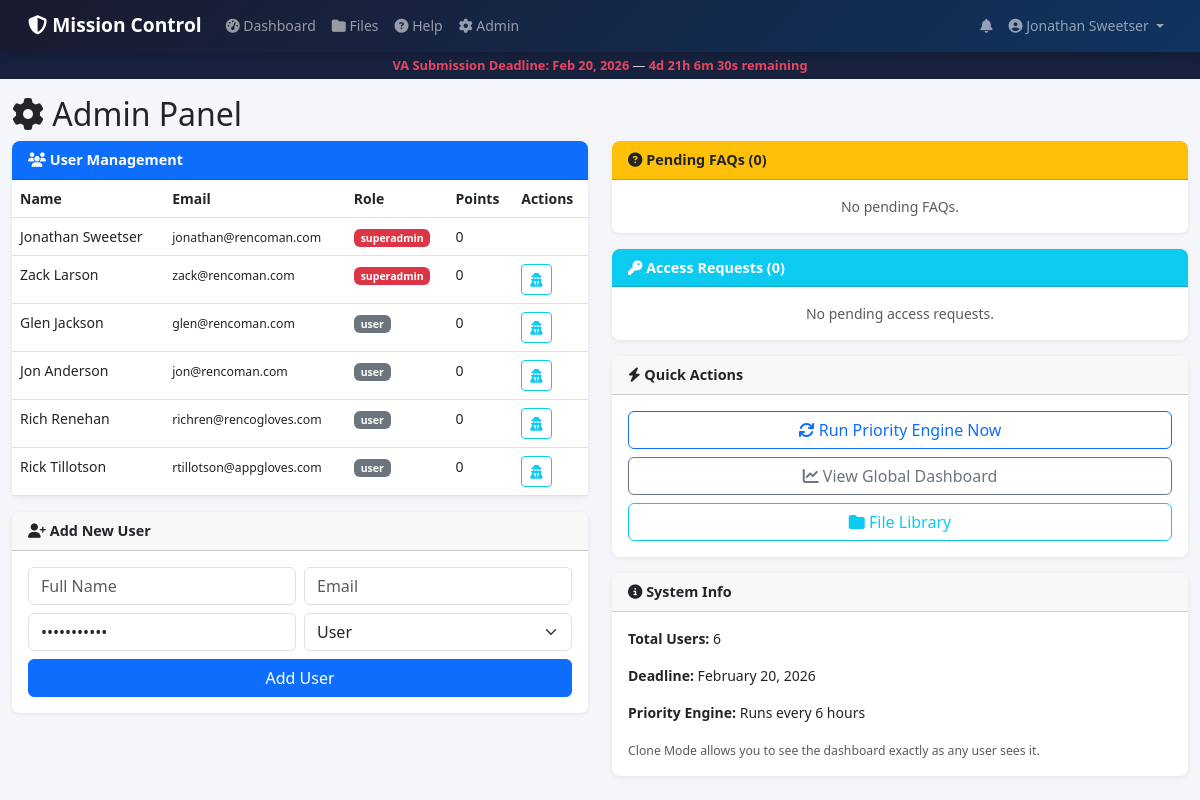
The page /admin (signed in) on the database its author committed.
### models.py (models this page shows, shortened)
class User(UserMixin, db.Model):
    __tablename__ = 'users'
    id = db.Column(db.Integer, primary_key=True)
    email = db.Column(db.String(120), unique=True, nullable=False)
    password_hash = db.Column(db.String(256), nullable=False)
    name = db.Column(db.String(100), nullable=False)
    role = db.Column(db.String(20), default='user')  # 'superadmin' or 'user'
    character_class = db.Column(db.String(50), nullable=True)
    character_title = db.Column(db.String(100), nullable=True)
    special_ability = db.Column(db.String(200), nullable=True)
    points = db.Column(db.Integer, default=0)
    level = db.Column(db.Integer, default=1)
    streak_days = db.Column(db.Integer, default=0)
    last_active_date = db.Column(db.String(10), nullable=True)
    first_login_complete = db.Column(db.Boolean, default=False)
    created_at = db.Column(db.DateTime, default=lambda: datetime.now(timezone.utc))
    tasks = db.relationship('Task', backref='owner', lazy=True, foreign_keys='Task.owner_id')
    comments = db.relationship('Comment', backref='author', lazy=True)
    notifications = db.relationship('Notification', backref='user', lazy=True)
    points_log = db.relationship('PointsLog', backref='user', lazy=True)
    @property
    def is_superadmin(self):
        return self.role == 'superadmin'

### app.py (the view)
@app.route('/admin')
@login_required
@superadmin_required
def admin_panel():
    users = User.query.all()
    pending_faqs = FAQ.query.filter_by(approved=False).all()
    access_requests = AccessRequest.query.filter_by(status='pending').all()
    return render_template('admin.html', users=users,
                    pending_faqs=pending_faqs,
                    access_requests=access_requests)

### app.py (called while the page is built)
@login_manager.user_loader
def load_user(user_id):
    return User.query.get(int(user_id))

def superadmin_required(f):
    @wraps(f)
    def decorated_function(*args, **kwargs):
        acting_user = get_acting_user()
        if not acting_user.is_superadmin:
            abort(403)
        return f(*args, **kwargs)
    return decorated_function

def get_acting_user():
    clone_id = session.get('clone_user_id')
    if clone_id and current_user.is_superadmin:
        cloned = User.query.get(clone_id)
        if cloned:
            return cloned
    return current_user

@app.context_processor
def inject_globals():
    if current_user.is_authenticated:
        unread_count = Notification.query.filter_by(user_id=current_user.id, read=False).count()
        acting = get_acting_user()
        is_cloning = session.get('clone_user_id') is not None and current_user.is_superadmin
        active_announcements = Announcement.query.filter_by(active=True).order_by(
            Announcement.created_at.desc()).limit(3).all()
        return {
            'unread_count': unread_count,
            'acting_user': acting,
            'is_cloning': is_cloning,
            'announcements': active_announcements,
            'character_classes': CHARACTER_CLASSES,
            'deadline': datetime(2026, 2, 20, tzinfo=timezone.utc),
            'now': datetime.now(timezone.utc)
        }
    return {}

### templates/admin.html (shortened to what this page needs)
{% extends "base.html" %}
{% block content %}
<h2><i class="fas fa-cog"></i> Admin Panel</h2>
<div class="row">
    <div class="col-lg-6">
        <div class="card mb-3">
            <div class="card-header bg-primary text-white">
                <i class="fas fa-users"></i> User Management
            </div>
            <div class="card-body p-0">
                <div class="table-responsive">
                    <table class="table table-hover mb-0">
                        <thead>
                            <tr>
                                <th>Name</th>
                                <th>Email</th>
                                <th>Role</th>
                                <th>Points</th>
                                <th>Actions</th>
                            </tr>
                        </thead>
                        <tbody>
                            {% for user in users %}
                            <tr>
                                <td>
                                    {{ user.name }}
                                </td>
                                <td><small>{{ user.email }}</small></td>
                                <td><span class="badge bg-{{ 'danger' if user.is_superadmin else 'secondary' }}">{{ user.role }}</span></td>
                                <td>{{ user.points }}</td>
                                <td>
                                    {% if user.id != current_user.id %}
                                    <form method="POST" action="{{ url_for('clone_user', user_id=user.id) }}" class="d-inline">
                                        <button type="submit" class="btn btn-sm btn-outline-info" title="View as this user">
                                            <i class="fas fa-user-secret"></i>
                                        </button>
                                    </form>
                                    {% endif %}
                                </td>
                            </tr>
                            {% endfor %}
                        </tbody>
                    </table>
                </div>
            </div>
        </div>
        <div class="card mb-3">
            <div class="card-header">
                <i class="fas fa-user-plus"></i> Add New User
            </div>
            <div class="card-body">
                <form method="POST" action="{{ url_for('add_user') }}">
                    <div class="row g-2">
                        <div class="col-md-6">
                            <input type="text" name="name" class="form-control" placeholder="Full Name" required>
                        </div>
                        <div class="col-md-6">
                            <input type="email" name="email" class="form-control" placeholder="Email" required>
                        </div>
                        <div class="col-md-6">
                            <input type="password" name="password" class="form-control" placeholder="Password" value="changeme123">
                        </div>
                        <div class="col-md-6">
                            <select name="role" class="form-select">
                                <option value="user">User</option>
                            </select>
                        </div>
                        <div class="col-12">
                            <button type="submit" class="btn btn-primary w-100">Add User</button>
                        </div>
                    </div>
                </form>
            </div>
        </div>
    </div>
    <div class="col-lg-6">
        <div class="card mb-3">
            <div class="card-header bg-warning text-dark">
                <i class="fas fa-question-circle"></i> Pending FAQs ({{ pending_faqs|length }})
            </div>
            <div class="card-body p-0">
                {% if pending_faqs %}
                {% for faq in pending_faqs %}
                <div class="list-group-item">
                    <p class="mb-1"><strong>{{ faq.question }}</strong></p>
                    <small class="text-muted">From: {{ faq.submitter.name }} | Category: {{ faq.category }}</small>
                    <form method="POST" action="{{ url_for('approve_faq', faq_id=faq.id) }}" class="mt-2">
                        <div class="input-group input-group-sm">
                            <input type="text" name="answer" class="form-control" placeholder="Answer..." required>
                            <button type="submit" class="btn btn-success"><i class="fas fa-check"></i> Approve</button>
                        </div>
                    </form>
                </div>
                {% endfor %}
                {% else %}
                <div class="p-3 text-muted text-center">No pending FAQs.</div>
                {% endif %}
            </div>
        </div>
        <div class="card mb-3">
            <div class="card-header bg-info text-white">
                <i class="fas fa-key"></i> Access Requests ({{ access_requests|length }})
            </div>
            <div class="card-body p-0">
                {% if access_requests %}
                {% for ar in access_requests %}
                <div class="list-group-item d-flex justify-content-between align-items-center">
                    <div>
                        <strong>{{ ar.requester.name }}</strong> requests access to: {{ ar.resource_type }}
                        <br><small class="text-muted">{{ ar.reason }}</small>
                    </div>
                    <div>
                        <form method="POST" action="{{ url_for('handle_access_request', ar_id=ar.id, action='approve') }}" class="d-inline">
                            <button type="submit" class="btn btn-sm btn-success"><i class="fas fa-check"></i></button>
                        </form>
                        <form method="POST" action="{{ url_for('handle_access_request', ar_id=ar.id, action='deny') }}" class="d-inline">
                            <button type="submit" class="btn btn-sm btn-danger"><i class="fas fa-times"></i></button>
                        </form>
                    </div>
                </div>
                {% endfor %}
                {% else %}
                <div class="p-3 text-muted text-center">No pending access requests.</div>
                {% endif %}
            </div>
        </div>
        <div class="card mb-3">
            <div class="card-header">
                <i class="fas fa-bolt"></i> Quick Actions
            </div>
            <div class="card-body">
                <form method="POST" action="{{ url_for('manual_priority_run') }}" class="d-inline">
                    <button type="submit" class="btn btn-outline-primary mb-2 w-100">
                        <i class="fas fa-sync"></i> Run Priority Engine Now
                    </button>
                </form>
                <a href="{{ url_for('dashboard', view='global') }}" class="btn btn-outline-secondary mb-2 w-100">
                    <i class="fas fa-chart-line"></i> View Global Dashboard
                </a>
                <a href="{{ url_for('file_library') }}" class="btn btn-outline-info w-100">
                    <i class="fas fa-folder"></i> File Library
                </a>
            </div>
        </div>
        <div class="card">
            <div class="card-header">
                <i class="fas fa-info-circle"></i> System Info
            </div>
            <div class="card-body">
                <p><strong>Total Users:</strong> {{ users|length }}</p>
                <p><strong>Deadline:</strong> February 20, 2026</p>
                <p><strong>Priority Engine:</strong> Runs every 6 hours</p>
                <p class="mb-0"><small class="text-muted">Clone Mode allows you to see the dashboard exactly as any user sees it.</small></p>
            </div>
        </div>
    </div>
</div>
{% endblock %}

### templates/base.html (shortened to what this page needs)
<!DOCTYPE html>
<html lang="en">
<head>
    <link href="https://cdn.jsdelivr.net/npm/bootstrap@5.3.0/dist/css/bootstrap.min.css" rel="stylesheet">
    <link href="https://cdnjs.cloudflare.com/ajax/libs/font-awesome/6.4.0/css/all.min.css" rel="stylesheet">
    <link href="{{ url_for('static', filename='css/style.css') }}" rel="stylesheet">
</head>
<body class="{% if focus|default(false) %}focus-mode{% endif %}">
    <nav class="navbar navbar-expand-lg navbar-dark">
        <div class="container-fluid">
            <a class="navbar-brand" href="{{ url_for('dashboard') }}">
                <i class="fas fa-shield-alt"></i> Mission Control
            </a>
            <div class="collapse navbar-collapse" id="navbarNav">
                <ul class="navbar-nav me-auto">
                    <li class="nav-item">
                        <a class="nav-link" href="{{ url_for('dashboard') }}"><i class="fas fa-tachometer-alt"></i> Dashboard</a>
                    </li>
                    <li class="nav-item">
                        <a class="nav-link" href="{{ url_for('file_library') }}"><i class="fas fa-folder"></i> Files</a>
                    </li>
                    <li class="nav-item">
                        <a class="nav-link" href="{{ url_for('help_page') }}"><i class="fas fa-question-circle"></i> Help</a>
                    </li>
                    {% if current_user.is_superadmin %}
                    <li class="nav-item">
                        <a class="nav-link" href="{{ url_for('admin_panel') }}"><i class="fas fa-cog"></i> Admin</a>
                    </li>
                    {% endif %}
                </ul>
                <ul class="navbar-nav">
                    <li class="nav-item position-relative">
                        <a class="nav-link" href="{{ url_for('notifications') }}">
                            <i class="fas fa-bell"></i>
                        </a>
                    </li>
                    <li class="nav-item dropdown">
                        <a class="nav-link dropdown-toggle" href="#" data-bs-toggle="dropdown">
                            <i class="fas fa-user-circle"></i> {{ current_user.name }}
                        </a>
                    </li>
                </ul>
            </div>
        </div>
    </nav>
    {% if not focus|default(false) %}
    <div class="deadline-bar">
        <strong>VA Submission Deadline: Feb 20, 2026</strong> — <span id="countdown">Loading...</span>
    </div>
    {% endif %}
    <main class="container-fluid py-3">
        {% block content %}{% endblock %}
    </main>
</body>
</html>

### static/css/style.css (style rules this page uses)
:root { --primary: #1a1a2e; --secondary: #16213e; --accent: #0f3460; --highlight: #e94560; --success: #28a745; --warning: #ffc107; --danger: #dc3545; --info: #17a2b8; --bg: #f4f6f9; --card-bg: #ffff; }
body { background-color: var(--bg); font-family: 'Segoe UI', system-ui, -apple-system, sans-serif; font-size: 14px; }
.navbar { background: linear-gradient(135deg, var(--primary), var(--accent)); box-shadow: 0 2px 10px rgba(0,0,0,0.2); padding: 0.4rem 1rem; }
.navbar-brand { font-weight: 700; font-size: 1.2rem; }
.deadline-bar { background: var(--secondary); color: #ccc; padding: 4px 1rem; font-size: 0.8rem; text-align: center; }
.deadline-bar strong { color: var(--highlight); }
#countdown { color: var(--highlight); font-weight: 700; }
.card { border: none; box-shadow: 0 1px 4px rgba(0,0,0,0.08); border-radius: 8px; }
.card-header { font-weight: 600; font-size: 0.9rem; border-radius: 8px 8px 0 0 !important; }

### rows shown on the page
User: name "Jonathan Sweetser", email "jonathan@rencoman.com", role "superadmin", points "0"
User: name "Zack Larson", email "zack@rencoman.com", role "superadmin", points "0"
User: name "Glen Jackson", email "glen@rencoman.com", role "user", points "0"
User: name "Jon Anderson", email "jon@rencoman.com", role "user", points "0"
User: name "Rich Renehan", email "richren@rencogloves.com", role "user", points "0"
User: name "Rick Tillotson", email "rtillotson@appgloves.com", role "user", points "0"

### other values the page prints
{{ pending_faqs|length }} "0"
{{ access_requests|length }} "0"
{{ users|length }} "6"
